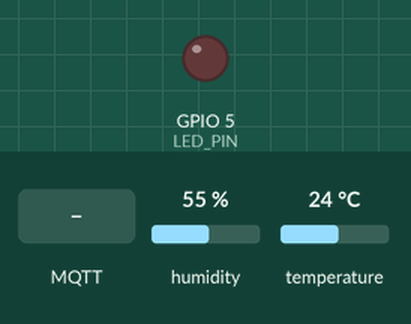
The program below on a simulated ESP32. Shown: output pins drawn as LEDs (lit = HIGH). The test bench sets the inputs (shaded band); at power-on: humidity 55 %, temperature 24 °C. WiFi joins after 1.5 s; servers stay silent unless stated; no MQTT or app messages arrive unless stated; what the program prints to the serial monitor is not drawn.

Above: at 2.7 s.
2.8 s: MQTT message "ON" arrives on the first subscribed topic
At 5.7 s:
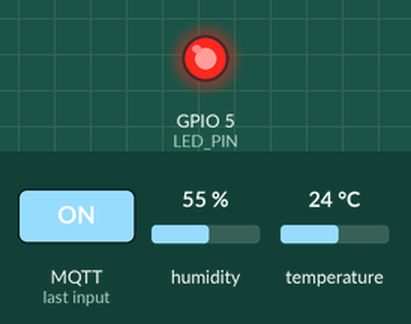
9.0 s: MQTT message "OFF" arrives on the first subscribed topic
At 12.0 s:
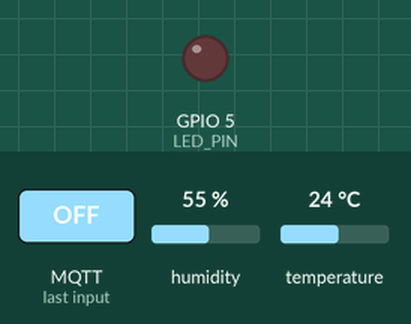
Timing chart, 0 to 13.5 s (numbered marks = the images above; inputs shaded):
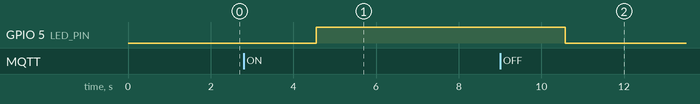

The program:

main.cpp
```cpp
#include <WiFi.h>
#include <WiFiClientSecure.h>
#include <PubSubClient.h>
#include <DHT.h>

// ===== WIFI =====
#define WIFI_SSID "Wokwi-GUEST"
#define WIFI_PASSWORD ""

// ===== MQTT (HiveMQ Cloud) =====
const char* mqtt_server = "a59f8c8028934b1d812cc62e6a2ce31b.s1.eu.hivemq.cloud";
const int mqtt_port = 8883;

const char* mqtt_user = "TranNhat";
const char* mqtt_pass = "Nhattc123456";

// ===== DHT =====
#define DHTPIN 14
#define DHTTYPE DHT22
DHT dht(DHTPIN, DHTTYPE);

// ===== LED =====
#define LED_PIN 5

// ===== OBJECT =====
WiFiClientSecure espClient;
PubSubClient client(espClient);

// ===== CALLBACK =====
void callback(char* topic, byte* payload, unsigned int length) {
  String message;

  for (int i = 0; i < length; i++) {
    message += (char)payload[i];
  }

  Serial.print("Nhan duoc [");
  Serial.print(topic);
  Serial.print("]: ");
  Serial.println(message);

  if (String(topic) == "esp32/led") {
    if (message == "ON") {
      digitalWrite(LED_PIN, HIGH);
    } else if (message == "OFF") {
      digitalWrite(LED_PIN, LOW);
    }
  }
}

// ===== WIFI =====
void setup_wifi() {
  Serial.print("Dang ket noi WiFi");

  WiFi.begin(WIFI_SSID, WIFI_PASSWORD);

  while (WiFi.status() != WL_CONNECTED) {
    delay(500);
    Serial.print(".");
  }

  Serial.println("\n✅ Da ket noi WiFi!");
}

// ===== MQTT CONNECT =====
void reconnect() {
  while (!client.connected()) {
    Serial.print("Dang ket noi MQTT...");

    if (client.connect("ESP32_Client", mqtt_user, mqtt_pass)) {
      Serial.println("✅ Da ket noi MQTT!");

      client.subscribe("esp32/led");

    } else {
      Serial.print("❌ Loi: ");
      Serial.println(client.state());
      delay(2000);
    }
  }
}

// ===== SETUP =====
void setup() {
  Serial.begin(115200);

  pinMode(LED_PIN, OUTPUT);
  dht.begin();

  setup_wifi();

  espClient.setInsecure(); // bỏ verify SSL

  client.setServer(mqtt_server, mqtt_port);
  client.setCallback(callback);
}

// ===== LOOP =====
void loop() {

  if (!client.connected()) {
    reconnect();
  }

  client.loop();

  float temp = dht.readTemperature();
  float hum = dht.readHumidity();

  if (isnan(temp) || isnan(hum)) {
    Serial.println("Loi doc DHT!");
    return;
  }

  String tempStr = String(temp);
  String humStr = String(hum);

  client.publish("esp32/temperature", tempStr.c_str());
  client.publish("esp32/humidity", humStr.c_str());

  Serial.print("Gui -> Nhiet do: ");
  Serial.print(tempStr);
  Serial.print(" | Do am: ");
  Serial.println(humStr);

  delay(3000);
}
```

Measured:
- after the input at 2.8 s, GPIO 5 (LED_PIN): LOW → HIGH after 1.8 s
- after the input at 9.0 s, GPIO 5 (LED_PIN): HIGH → LOW after 1.6 s
